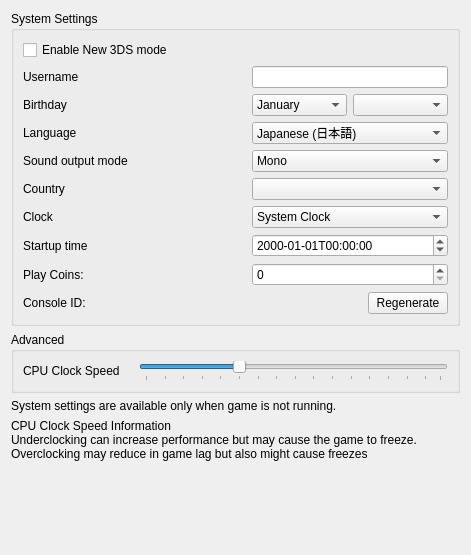
<?xml version="1.0" encoding="UTF-8"?>
<!-- Modified for Cara on 2026-11-12; see NOTICE for attribution. -->
<ui version="4.0">
 <class>ConfigureSystem</class>
 <widget class="QWidget" name="ConfigureSystem">
  <property name="geometry">
   <rect>
    <x>0</x>
    <y>0</y>
    <width>471</width>
    <height>555</height>
   </rect>
  </property>
  <property name="windowTitle">
   <string>Form</string>
  </property>
  <layout class="QHBoxLayout" name="horizontalLayout">
   <item>
    <layout class="QVBoxLayout" name="verticalLayout">
     <item>
      <widget class="QGroupBox" name="group_system_settings">
       <property name="title">
        <string>System Settings</string>
       </property>
       <layout class="QGridLayout" name="gridLayout">
        <item row="4" column="1">
         <widget class="QComboBox" name="combo_language">
          <property name="toolTip">
           <string>Note: this can be overridden when region setting is auto-select</string>
          </property>
          <item>
           <property name="text">
            <string>Japanese (日本語)</string>
           </property>
          </item>
          <item>
           <property name="text">
            <string>English</string>
           </property>
          </item>
          <item>
           <property name="text">
            <string>French (français)</string>
           </property>
          </item>
          <item>
           <property name="text">
            <string>German (Deutsch)</string>
           </property>
          </item>
          <item>
           <property name="text">
            <string>Italian (italiano)</string>
           </property>
          </item>
          <item>
           <property name="text">
            <string>Spanish (español)</string>
           </property>
          </item>
          <item>
           <property name="text">
            <string>Simplified Chinese (简体中文)</string>
           </property>
          </item>
          <item>
           <property name="text">
            <string>Korean (한국어)</string>
           </property>
          </item>
          <item>
           <property name="text">
            <string>Dutch (Nederlands)</string>
           </property>
          </item>
          <item>
           <property name="text">
            <string>Portuguese (português)</string>
           </property>
          </item>
          <item>
           <property name="text">
            <string>Russian (Русский)</string>
           </property>
          </item>
          <item>
           <property name="text">
            <string>Traditional Chinese (正體中文)</string>
           </property>
          </item>
         </widget>
        </item>
        <item row="2" column="1">
         <widget class="QLineEdit" name="edit_username">
          <property name="sizePolicy">
           <sizepolicy hsizetype="Preferred" vsizetype="Fixed">
            <horstretch>0</horstretch>
            <verstretch>0</verstretch>
           </sizepolicy>
          </property>
          <property name="maxLength">
           <number>10</number>
          </property>
         </widget>
        </item>
        <item row="2" column="0">
         <widget class="QLabel" name="label_username">
          <property name="text">
           <string>Username</string>
          </property>
         </widget>
        </item>
        <item row="5" column="1">
         <widget class="QComboBox" name="combo_sound">
          <item>
           <property name="text">
            <string>Mono</string>
           </property>
          </item>
          <item>
           <property name="text">
            <string>Stereo</string>
           </property>
          </item>
          <item>
           <property name="text">
            <string>Surround</string>
           </property>
          </item>
         </widget>
        </item>
        <item row="3" column="1">
         <layout class="QHBoxLayout" name="horizontalLayout_birthday2">
          <item>
           <widget class="QComboBox" name="combo_birthmonth">
            <item>
             <property name="text">
              <string>January</string>
             </property>
            </item>
            <item>
             <property name="text">
              <string>February</string>
             </property>
            </item>
            <item>
             <property name="text">
              <string>March</string>
             </property>
            </item>
            <item>
             <property name="text">
              <string>April</string>
             </property>
            </item>
            <item>
             <property name="text">
              <string>May</string>
             </property>
            </item>
            <item>
             <property name="text">
              <string>June</string>
             </property>
            </item>
            <item>
             <property name="text">
              <string>July</string>
             </property>
            </item>
            <item>
             <property name="text">
              <string>August</string>
             </property>
            </item>
            <item>
             <property name="text">
              <string>September</string>
             </property>
            </item>
            <item>
             <property name="text">
              <string>October</string>
             </property>
            </item>
            <item>
             <property name="text">
              <string>November</string>
             </property>
            </item>
            <item>
             <property name="text">
              <string>December</string>
             </property>
            </item>
           </widget>
          </item>
          <item>
           <widget class="QComboBox" name="combo_birthday"/>
          </item>
         </layout>
        </item>
        <item row="4" column="0">
         <widget class="QLabel" name="label_language">
          <property name="text">
           <string>Language</string>
          </property>
         </widget>
        </item>
        <item row="3" column="0">
         <widget class="QLabel" name="label_birthday">
          <property name="text">
           <string>Birthday</string>
          </property>
         </widget>
        </item>
        <item row="5" column="0">
         <widget class="QLabel" name="label_sound">
          <property name="text">
           <string>Sound output mode</string>
          </property>
         </widget>
        </item>
        <item row="6" column="1">
         <widget class="QComboBox" name="combo_country"/>
        </item>
        <item row="6" column="0">
         <widget class="QLabel" name="label_country">
          <property name="text">
           <string>Country</string>
          </property>
         </widget>
        </item>
        <item row="7" column="1">
         <widget class="QComboBox" name="combo_init_clock">
          <item>
           <property name="text">
            <string>System Clock</string>
           </property>
          </item>
          <item>
           <property name="text">
            <string>Fixed Time</string>
           </property>
          </item>
         </widget>
        </item>
        <item row="7" column="0">
         <widget class="QLabel" name="label_init_clock">
          <property name="text">
           <string>Clock</string>
          </property>
         </widget>
        </item>
        <item row="8" column="0">
         <widget class="QLabel" name="label_init_time">
          <property name="text">
           <string>Startup time</string>
          </property>
         </widget>
        </item>
        <item row="9" column="1">
         <widget class="QSpinBox" name="spinBox_play_coins">
          <property name="maximum">
           <number>300</number>
          </property>
         </widget>
        </item>
        <item row="9" column="0">
         <widget class="QLabel" name="label_play_coins">
          <property name="text">
           <string>Play Coins:</string>
          </property>
         </widget>
        </item>
        <item row="12" column="1">
         <widget class="QPushButton" name="button_regenerate_console_id">
          <property name="sizePolicy">
           <sizepolicy hsizetype="Fixed" vsizetype="Fixed">
            <horstretch>0</horstretch>
            <verstretch>0</verstretch>
           </sizepolicy>
          </property>
          <property name="layoutDirection">
           <enum>Qt::RightToLeft</enum>
          </property>
          <property name="text">
           <string>Regenerate</string>
          </property>
         </widget>
        </item>
        <item row="12" column="0">
         <widget class="QLabel" name="label_console_id">
          <property name="text">
           <string>Console ID:</string>
          </property>
         </widget>
        </item>
        <item row="8" column="1">
         <widget class="QDateTimeEdit" name="edit_init_time">
          <property name="displayFormat">
           <string>yyyy-MM-ddTHH:mm:ss</string>
          </property>
         </widget>
        </item>
        <item row="1" column="0">
         <widget class="QCheckBox" name="toggle_new_3ds">
          <property name="text">
           <string>Enable New 3DS mode</string>
          </property>
         </widget>
        </item>
       </layout>
      </widget>
     </item>
     <item>
      <widget class="QGroupBox" name="groupBox">
       <property name="title">
        <string>Advanced</string>
       </property>
       <layout class="QGridLayout" name="gridLayout_2">
        <item row="0" column="0">
         <widget class="QLabel" name="label_3">
          <property name="text">
           <string>CPU Clock Speed</string>
          </property>
         </widget>
        </item>
        <item row="0" column="2">
         <widget class="QSlider" name="slider_clock_speed">
          <property name="toolTip">
           <string>&lt;html&gt;&lt;body&gt;Changes the emulated CPU clock frequency.&lt;br&gt;Underclocking can increase performance but may cause the game to freeze.&lt;br&gt;Overclocking may reduce in game lag but also might cause freezes&lt;/body&gt;&lt;/html&gt;</string>
          </property>
          <property name="minimum">
           <number>0</number>
          </property>
          <property name="maximum">
           <number>79</number>
          </property>
          <property name="singleStep">
           <number>5</number>
          </property>
          <property name="pageStep">
           <number>15</number>
          </property>
          <property name="value">
           <number>25</number>
          </property>
          <property name="orientation">
           <enum>Qt::Horizontal</enum>
          </property>
          <property name="tickPosition">
           <enum>QSlider::TicksBelow</enum>
          </property>
         </widget>
        </item>
        <item row="0" column="1">
         <widget class="QLabel" name="clock_display_label">
          <property name="text">
           <string/>
          </property>
          <property name="alignment">
           <set>Qt::AlignRight|Qt::AlignTrailing|Qt::AlignVCenter</set>
          </property>
         </widget>
        </item>
       </layout>
      </widget>
     </item>
     <item>
      <layout class="QHBoxLayout" name="horizontalLayout_2"/>
     </item>
     <item>
      <widget class="QLabel" name="label_disable_info">
       <property name="text">
        <string>System settings are available only when game is not running.</string>
       </property>
       <property name="wordWrap">
        <bool>true</bool>
       </property>
      </widget>
     </item>
     <item>
      <widget class="QLabel" name="label_cpu_clock_info">
       <property name="text">
        <string>&lt;html&gt;&lt;head/&gt;&lt;body&gt;&lt;p&gt;CPU Clock Speed Information&lt;br/&gt;Underclocking can increase performance but may cause the game to freeze.&lt;br/&gt;Overclocking may reduce in game lag but also might cause freezes&lt;/p&gt;&lt;/body&gt;&lt;/html&gt;</string>
       </property>
       <property name="textFormat">
        <enum>Qt::RichText</enum>
       </property>
      </widget>
     </item>
     <item>
      <spacer name="verticalSpacer">
       <property name="orientation">
        <enum>Qt::Vertical</enum>
       </property>
       <property name="sizeHint" stdset="0">
        <size>
         <width>20</width>
         <height>40</height>
        </size>
       </property>
      </spacer>
     </item>
    </layout>
   </item>
  </layout>
 </widget>
 <resources/>
 <connections/>
</ui>
